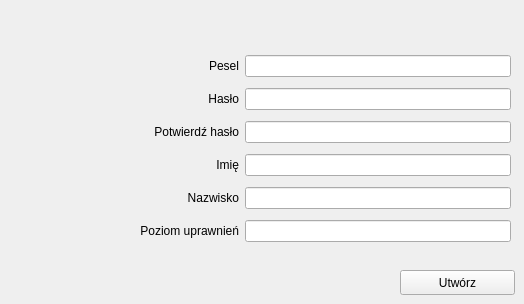
       <widget class="QWidget" name="page_3_add_admin">
        <widget class="QPushButton" name="pushButton_add_adm">
         <property name="geometry">
          <rect>
           <x>400</x>
           <y>270</y>
           <width>115</width>
           <height>25</height>
          </rect>
         </property>
         <property name="text">
          <string>Utwórz</string>
         </property>
        </widget>
        <widget class="QWidget" name="layoutWidget">
         <property name="geometry">
          <rect>
           <x>140</x>
           <y>50</y>
           <width>371</width>
           <height>201</height>
          </rect>
         </property>
         <layout class="QGridLayout" name="gridLayout_5">
          <item row="0" column="0">
           <widget class="QLabel" name="label_pesel_adm">
            <property name="text">
             <string>Pesel</string>
            </property>
            <property name="alignment">
             <set>Qt::AlignRight|Qt::AlignTrailing|Qt::AlignVCenter</set>
            </property>
           </widget>
          </item>
          <item row="0" column="1">
           <widget class="QLineEdit" name="lineEdit_pesel_adm"/>
          </item>
          <item row="1" column="0">
           <widget class="QLabel" name="label_pass_adm">
            <property name="text">
             <string>Hasło</string>
            </property>
            <property name="alignment">
             <set>Qt::AlignRight|Qt::AlignTrailing|Qt::AlignVCenter</set>
            </property>
           </widget>
          </item>
          <item row="1" column="1">
           <widget class="QLineEdit" name="lineEdit_pass_adm">
            <property name="echoMode">
             <enum>QLineEdit::Password</enum>
            </property>
           </widget>
          </item>
          <item row="2" column="0">
           <widget class="QLabel" name="label_2pass_adm">
            <property name="text">
             <string>Potwierdź hasło</string>
            </property>
            <property name="alignment">
             <set>Qt::AlignRight|Qt::AlignTrailing|Qt::AlignVCenter</set>
            </property>
           </widget>
          </item>
          <item row="2" column="1">
           <widget class="QLineEdit" name="lineEdit_2pass_adm">
            <property name="echoMode">
             <enum>QLineEdit::Normal</enum>
            </property>
           </widget>
          </item>
          <item row="3" column="0">
           <widget class="QLabel" name="label_name_adm">
            <property name="text">
             <string>Imię</string>
            </property>
            <property name="alignment">
             <set>Qt::AlignRight|Qt::AlignTrailing|Qt::AlignVCenter</set>
            </property>
           </widget>
          </item>
          <item row="3" column="1">
           <widget class="QLineEdit" name="lineEdit_name_adm"/>
          </item>
          <item row="4" column="0">
           <widget class="QLabel" name="label_2name_adm">
            <property name="text">
             <string>Nazwisko</string>
            </property>
            <property name="alignment">
             <set>Qt::AlignRight|Qt::AlignTrailing|Qt::AlignVCenter</set>
            </property>
           </widget>
          </item>
          <item row="4" column="1">
           <widget class="QLineEdit" name="lineEdit_2name_adm"/>
          </item>
          <item row="5" column="0">
           <widget class="QLabel" name="label_privilige">
            <property name="text">
             <string>Poziom uprawnień</string>
            </property>
            <property name="alignment">
             <set>Qt::AlignRight|Qt::AlignTrailing|Qt::AlignVCenter</set>
            </property>
           </widget>
          </item>
          <item row="5" column="1">
           <widget class="QLineEdit" name="lineEdit_privilige"/>
          </item>
         </layout>
        </widget>
       </widget>
